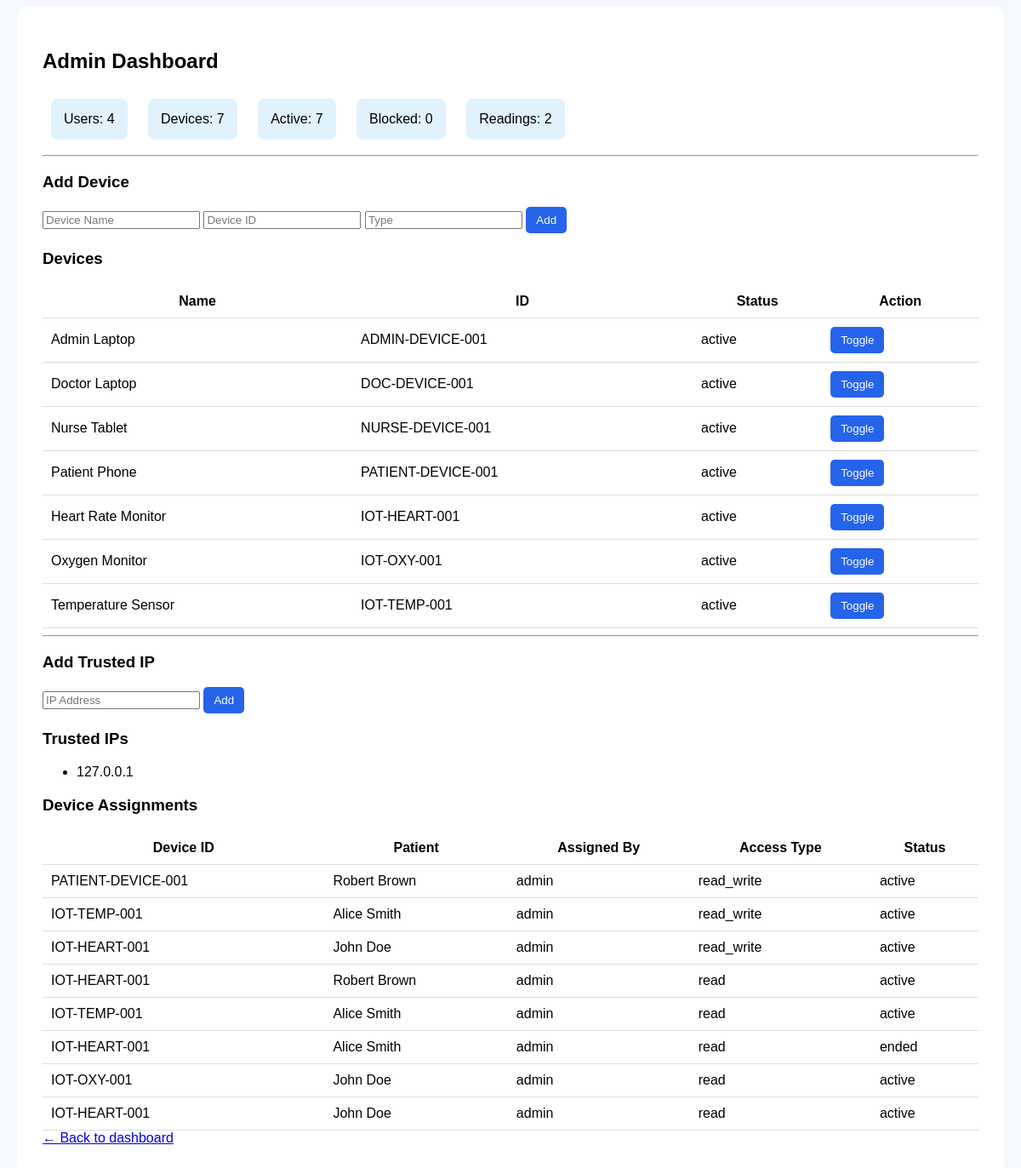
Page /admin (signed in) on the earlier database version.
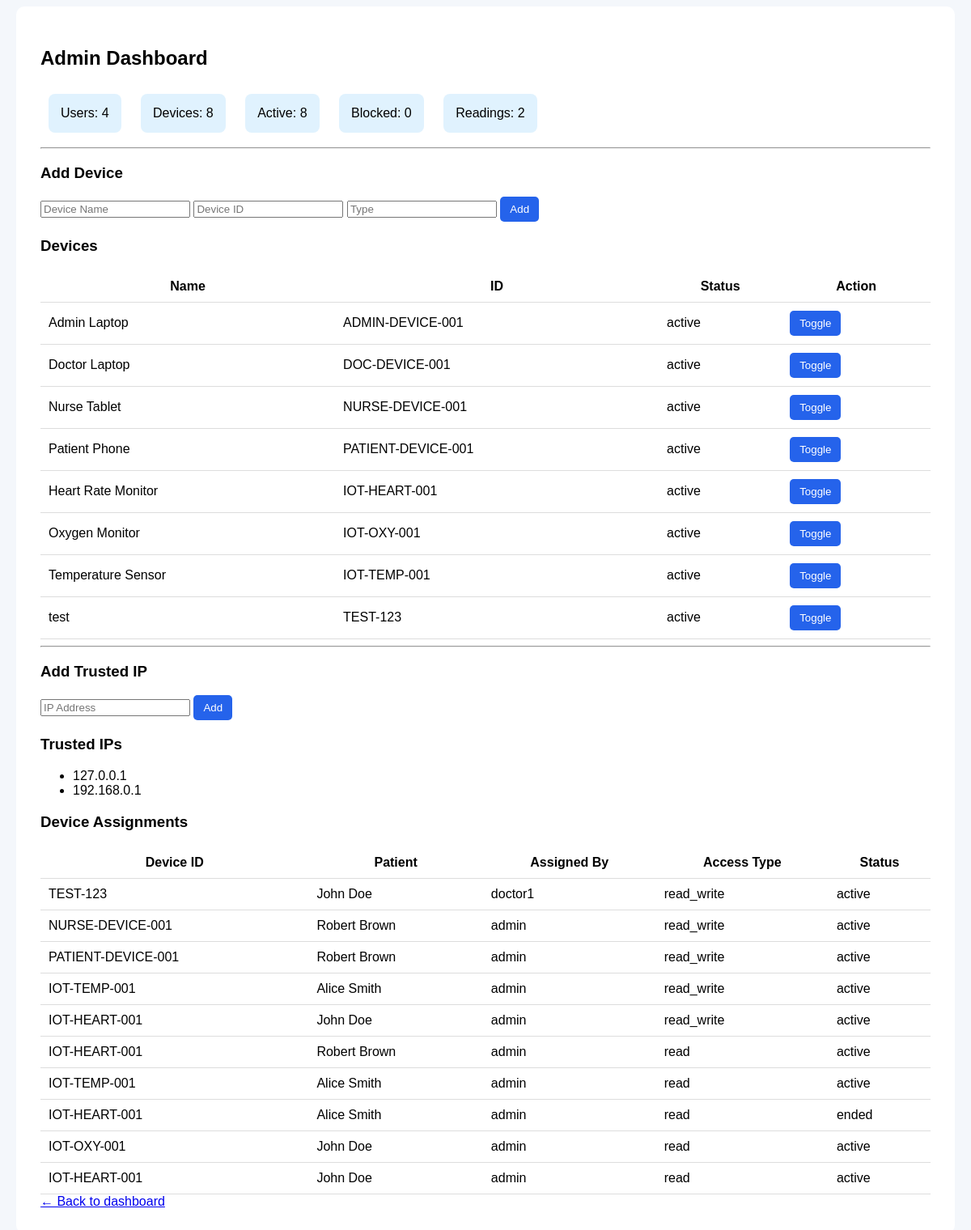
Same page on the later database version.
### tables this page shows
CREATE TABLE trusted_devices (
    id INTEGER PRIMARY KEY AUTOINCREMENT,
    device_name TEXT NOT NULL,
    device_id TEXT UNIQUE NOT NULL,
    device_serial_number TEXT,
    device_status TEXT NOT NULL,
    owner_role TEXT,
    device_type TEXT,
    can_access_data INTEGER DEFAULT 0,
    last_seen DATETIME DEFAULT CURRENT_TIMESTAMP
);

CREATE TABLE trusted_ips (
    id INTEGER PRIMARY KEY AUTOINCREMENT,
    ip_address TEXT UNIQUE,
    description TEXT
);

CREATE TABLE device_patient_assignments (
    id INTEGER PRIMARY KEY AUTOINCREMENT,
    device_id TEXT NOT NULL,
    patient_id INTEGER NOT NULL,
    assigned_by TEXT,
    access_type TEXT NOT NULL,
    assignment_status TEXT NOT NULL,
    start_time DATETIME DEFAULT CURRENT_TIMESTAMP,
    end_time DATETIME
);

CREATE TABLE patients (
    id INTEGER PRIMARY KEY AUTOINCREMENT,
    patient_name TEXT NOT NULL,
    age INTEGER,
    disease TEXT,
    diagnosis_encrypted TEXT,
    doctor_assigned TEXT
);

### app.py (the view)
@app.route("/admin")
def admin_panel():
    if "username" not in session:
        return redirect(url_for("login"))
    if session.get("role") != "Admin":
        flash("Access denied. Admin only.", "danger")
        return redirect(url_for("dashboard"))
    conn = get_db_connection()
    stats = {
        "users": conn.execute("SELECT COUNT(*) FROM users").fetchone()[0],
        "devices": conn.execute("SELECT COUNT(*) FROM trusted_devices").fetchone()[0],
        "active_devices": conn.execute("SELECT COUNT(*) FROM trusted_devices WHERE device_status='active'").fetchone()[0],
        "blocked_devices": conn.execute("SELECT COUNT(*) FROM trusted_devices WHERE device_status='blocked'").fetchone()[0],
        "readings": conn.execute("SELECT COUNT(*) FROM device_readings").fetchone()[0],
    }
    devices = conn.execute("SELECT * FROM trusted_devices").fetchall()
    patients = conn.execute("SELECT * FROM patients").fetchall()
    ips = conn.execute("SELECT * FROM trusted_ips").fetchall()
    assignments = conn.execute("""
        SELECT dpa.*, p.patient_name
        FROM device_patient_assignments dpa
        JOIN patients p ON dpa.patient_id = p.id
        ORDER BY dpa.id DESC
    """).fetchall()
    conn.close()
    return render_template(
        "admin.html",
        stats=stats,
        devices=devices,
        patients=patients,
        ips=ips,
        assignments=assignments
    )

### utils/db.py (called while the page is built)
def get_db_connection():
    conn = sqlite3.connect(DATABASE)
    conn.row_factory = sqlite3.Row
    return conn

### templates/admin.html (shortened to what this page needs)
<!DOCTYPE html>
<html>
<head>
</head>
<body>
    <div class="container">
        <h2>Admin Dashboard</h2>
        <div>
            <div class="card">Users: {{ stats.users }}</div>
            <div class="card">Devices: {{ stats.devices }}</div>
            <div class="card">Active: {{ stats.active_devices }}</div>
            <div class="card">Blocked: {{ stats.blocked_devices }}</div>
            <div class="card">Readings: {{ stats.readings }}</div>
        </div>
        <hr>
        <h3>Add Device</h3>
        <form method="POST" action="/add_device">
            <input name="device_name" placeholder="Device Name" required>
            <input name="device_id" placeholder="Device ID" required>
            <input name="device_type" placeholder="Type">
            <button>Add</button>
        </form>
        <h3>Devices</h3>
        <table>
            <tr>
                <th>Name</th>
                <th>ID</th>
                <th>Status</th>
                <th>Action</th>
            </tr>
            {% for d in devices %}
            <tr>
                <td>{{ d.device_name }}</td>
                <td>{{ d.device_id }}</td>
                <td>{{ d.device_status }}</td>
                <td>
                    <a href="/toggle_device/{{ d.device_id }}">
                        <button>Toggle</button>
                    </a>
                </td>
            </tr>
            {% endfor %}
        </table>
        <hr>
        <h3>Add Trusted IP</h3>
        <form method="POST" action="/add_ip">
            <input name="ip" placeholder="IP Address" required>
            <button>Add</button>
        </form>
        <h3>Trusted IPs</h3>
        <ul>
            {% for ip in ips %}
            <li>{{ ip.ip_address }}</li>
            {% endfor %}
        </ul>
        <h3>Device Assignments</h3>
        <table>
            <tr>
                <th>Device ID</th>
                <th>Patient</th>
                <th>Assigned By</th>
                <th>Access Type</th>
                <th>Status</th>
            </tr>
            {% for a in assignments %}
            <tr>
                <td>{{ a.device_id }}</td>
                <td>{{ a.patient_name }}</td>
                <td>{{ a.assigned_by }}</td>
                <td>{{ a.access_type }}</td>
                <td>{{ a.assignment_status }}</td>
            </tr>
            {% endfor %}
        </table>
        <a class="back-link" href="{{ url_for('dashboard') }}">← Back to dashboard</a>
    </div>
</body>
</html>

### templates/admin.html (style rules this page uses)
body { font-family: Arial; background: #f4f7fb; }
.container { width: 1100px; margin: auto; background: white; padding: 30px; border-radius: 10px; }
.card { display: inline-block; padding: 15px; margin: 10px; background: #e0f2fe; border-radius: 8px; }
table { width: 100%; margin-top: 20px; border-collapse: collapse; }
th, td { padding: 10px; border-bottom: 1px solid #ddd; }
button { padding: 8px 12px; background: #2563eb; color: white; border: none; border-radius: 5px; }

Differences in the rows shown:
added trusted_devices: device_name "test", device_id "TEST-123", device_status "active"
added trusted_ips: ip_address "192.168.0.1"
added device_patient_assignments: device_id "TEST-123", patient_name "John Doe", assigned_by "doctor1", access_type "read_write", assignment_status "active"
added device_patient_assignments: device_id "NURSE-DEVICE-001", patient_name "Robert Brown", assigned_by "admin", access_type "read_write", assignment_status "active"
Other differences:
{{ stats.devices }}: "7" → "8"
{{ stats.active_devices }}: "7" → "8"
